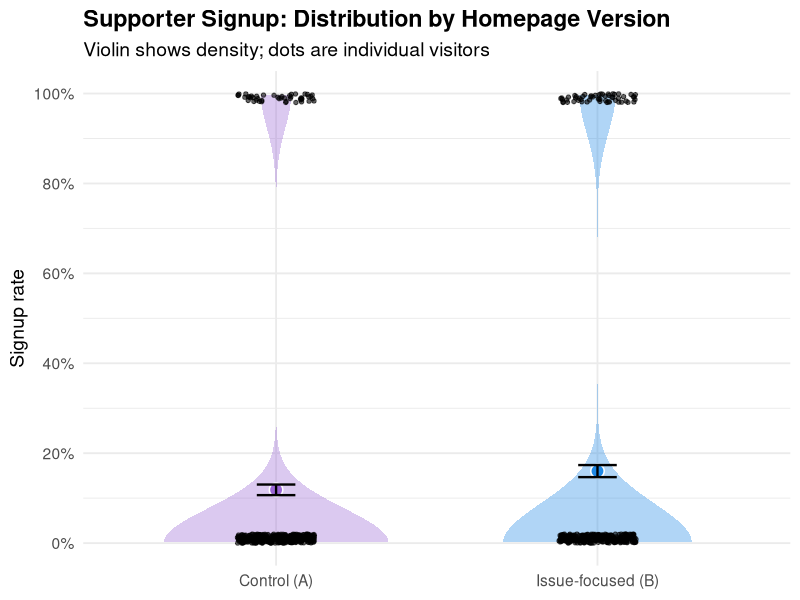
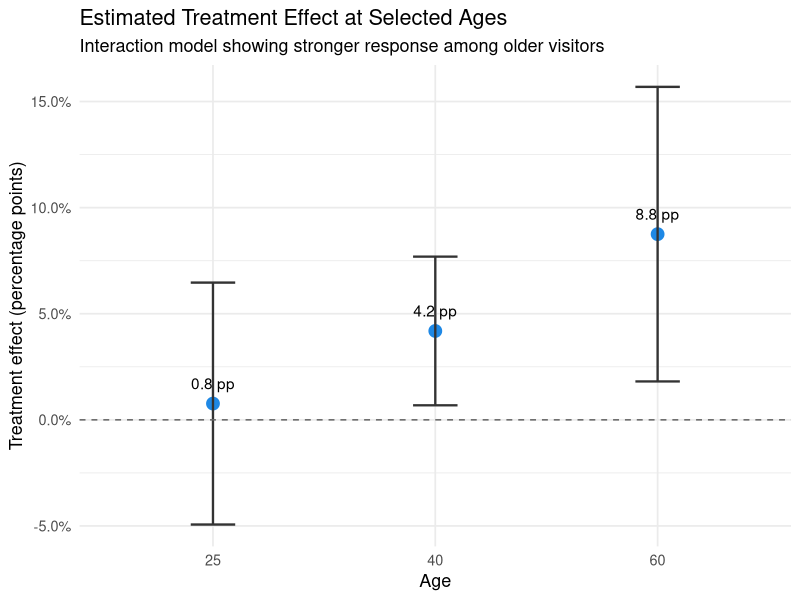

The R source for these figures, in order:
## ---- chunk 1
knitr::opts_chunk$set(echo = FALSE, message = FALSE, warning = FALSE)
library(tidyverse)
## ---- chunk 2
party_ab <- read.csv("party_ab.csv")

party_ab$treatment_label <- factor(party_ab$treatment,
                                   levels = c(0,1),
                                   labels = c("Control (A)", "Issue-focused (B)"))

ggplot(party_ab, aes(x = treatment_label, y = support_signup, fill = treatment_label)) +
  geom_violin(width = 0.7, alpha = 0.35, color = NA, trim = FALSE) +
  geom_jitter(width = 0.12, height = 0.02, size = 1.2, alpha = 0.6, color = "black") +
  stat_summary(fun = mean, geom = "point", size = 4, color = "white", shape = 21, stroke = 0.8) +
  stat_summary(fun.data = mean_se, geom = "errorbar", width = 0.12, size = 0.8, color = "black") +
  scale_y_continuous(labels = scales::percent_format(accuracy = 1), limits = c(0,1), breaks = seq(0,1,0.2)) +
  scale_fill_manual(values = c("Control (A)" = "#9A66D4", "Issue-focused (B)" = "#1E88E5")) +
  labs(
    x = NULL,
    y = "Signup rate",
    title = "Supporter Signup: Distribution by Homepage Version",
    subtitle = "Violin shows density; dots are individual visitors"
  ) +
  theme_minimal(base_size = 14) +
  theme(
    legend.position = "none",
    plot.title = element_text(face = "bold")
  )
## ---- chunk 3
 ages <- c(25, 40, 60)
lm_age <- lm(support_signup ~ treatment * age, data = party_ab)
coefs <- coef(lm_age)
beta_treat <- coefs["treatment"]
beta_inter <- coefs["treatment:age"]
vc <- vcov(lm_age)
var_treat <- vc["treatment","treatment"]
var_inter <- vc["treatment:age","treatment:age"]
cov_ti <- vc["treatment","treatment:age"]
te <- beta_treat + beta_inter * ages
se_te <- sqrt(var_treat + (ages^2) * var_inter + 2 * ages * cov_ti)
z <- qnorm(0.975)
ci_low <- te - z * se_te
ci_high <- te + z * se_te

df_te <- data.frame(
  age = ages,
  te = te,
  lo = ci_low,
  hi = ci_high,
  label = paste0(round(te*100,1), " pp")
)

ggplot(df_te, aes(x = factor(age), y = te)) +
  geom_point(size = 4, color = "#1E88E5") +
  geom_errorbar(aes(ymin = lo, ymax = hi), width = 0.2, size = 0.8, color = "#333333") +
  geom_hline(yintercept = 0, linetype = "dashed", color = "gray40") +
  geom_text(aes(label = label), vjust = -1.2) +
  scale_y_continuous(labels = scales::percent_format(accuracy = 0.1)) +
  labs(
    x = "Age",
    y = "Treatment effect (percentage points)",
    title = "Estimated Treatment Effect at Selected Ages",
    subtitle = "Interaction model showing stronger response among older visitors"
  ) +
  theme_minimal(base_size = 13)
